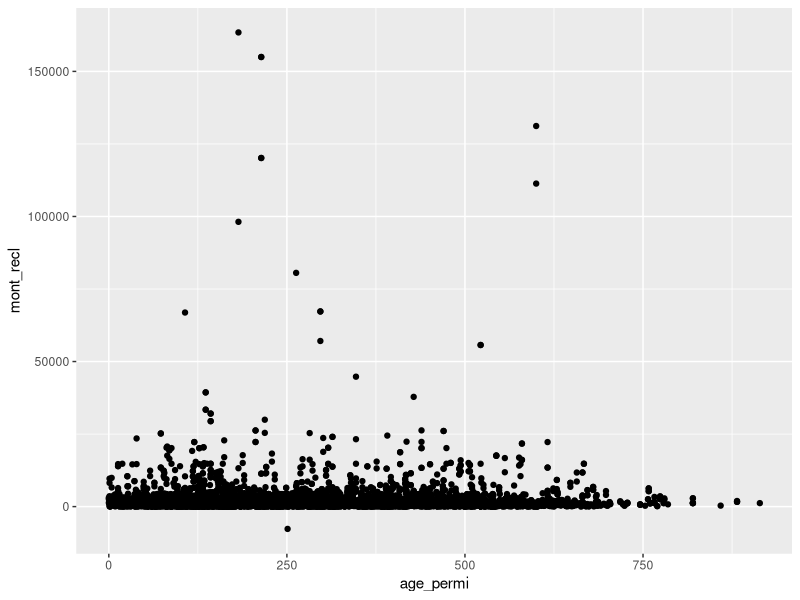
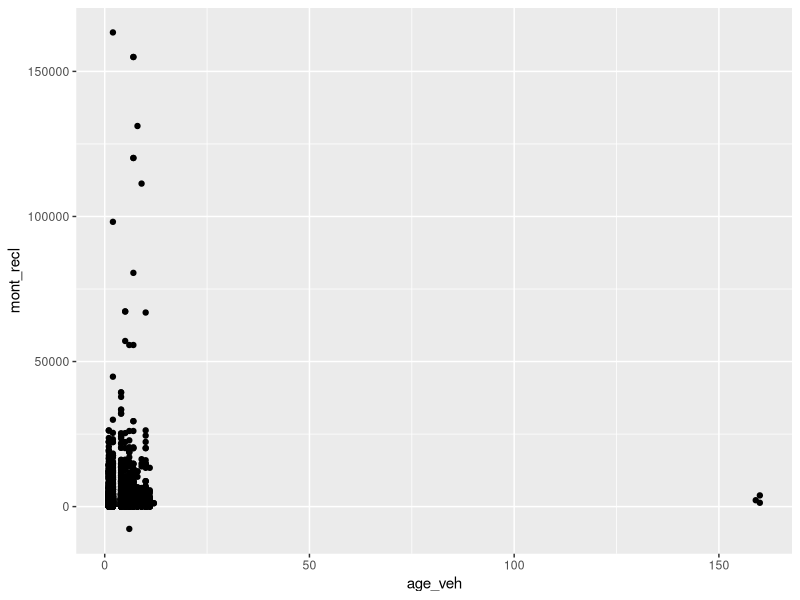
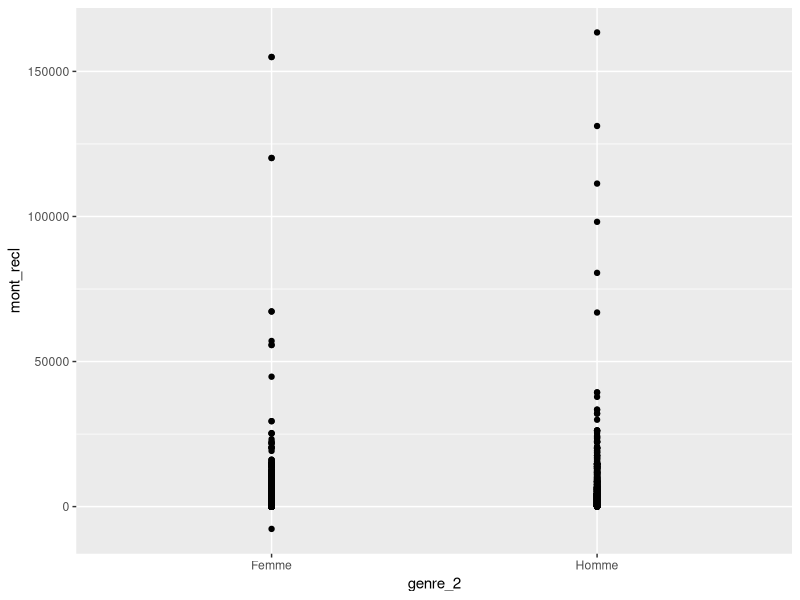

The R script that drew these images, in order:
## ---- chunk 1
knitr::opts_chunk$set(echo = TRUE)
## ---- chunk 2
library(ggplot2)
## ---- chunk 3
setwd("/Users/marianetremblay/Downloads")
Donnees <- read.csv("MontantReclFr.csv")
attach(Donnees)
## ---- chunk 4
ggplot(Donnees, aes(x = age_permi, y = mont_recl)) + geom_point()
## ---- chunk 5
# Moyenne
mean(age_permi)
# Médiane
median(age_permi)
# Écart-Type
sd(age_permi)
# Maximum
max(age_permi)
# Minimum
min(age_permi)
## ---- chunk 6
ggplot(Donnees, aes(x = age_veh, y = mont_recl)) + geom_point()
## ---- chunk 7
# Moyenne
mean(age_veh)
# Médiane
median(age_veh)
# Écart-Type
sd(age_veh)
# Maximum
max(age_veh)
# Minimum
min(age_veh)
## ---- chunk 8
# Avant 
table(genre)
# Après
genre_2 <- sub("femme", "Femme", genre)
table(genre_2)
## ---- chunk 9
ggplot(Donnees, aes(x = genre_2, y = mont_recl)) + geom_point()
## ---- chunk 10
# Construction d'un tableau genre_2 et mont_recl
Tableau <- data.frame(genre_2, mont_recl)

# HOMMES
Tableau <- data.frame(genre_2, mont_recl)
H <- Tableau[genre_2 == "Homme", ]
# Moyenne
mean(H$mont_recl)
# Médiance
median(H$mont_recl)
# Écart-Type
sd(H$mont_recl)
# Maximum
max(H$mont_recl)
# Minimum
min(H$mont_recl)

# FEMME
Tableau <- data.frame(genre_2, mont_recl)
FE <- Tableau[genre_2 == "Femme", ]
# Moyenne
mean(FE$mont_recl)
# Médiance
median(FE$mont_recl)
# Écart-Type
sd(FE$mont_recl)
# Maximum
max(FE$mont_recl)
# Minimum
min(FE$mont_recl)
